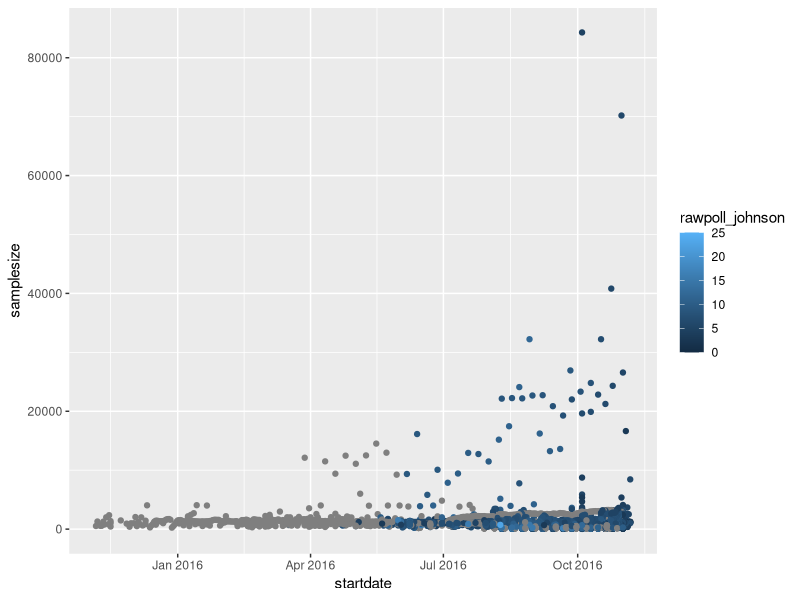

Recreate this plot in R.
rm(list=ls())

library (tidyverse)
library (dslabs)
library(rmarkdown)

view(polls_us_election_2016)

# Graph 1
ggplot(data = polls_us_election_2016) +
  geom_point(mapping = aes(x = startdate,
                           y = samplesize,
                           color = rawpoll_johnson))
